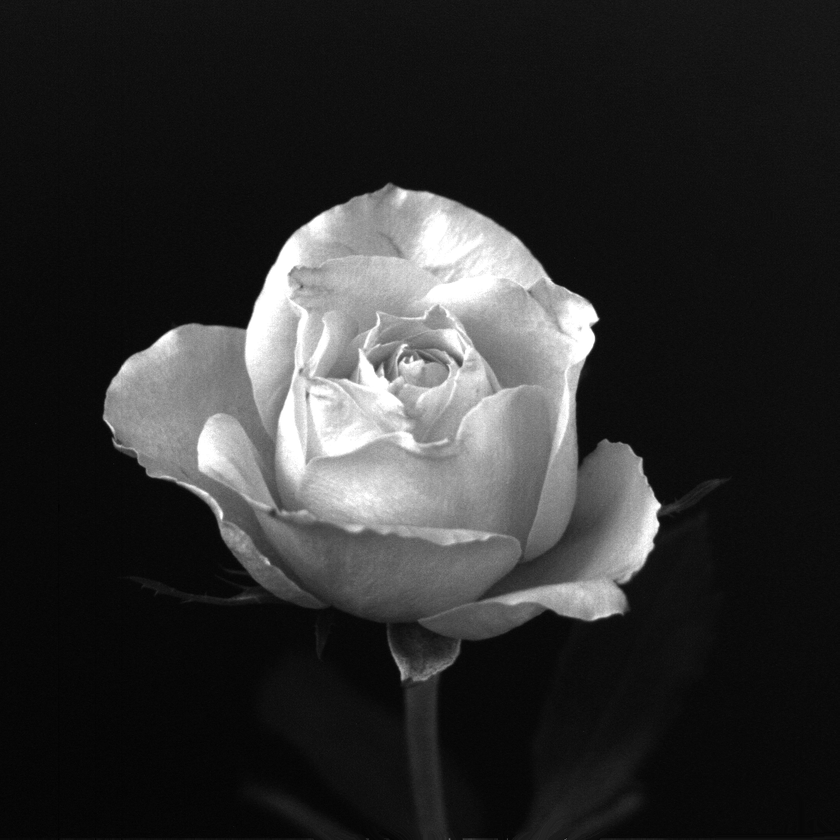
#> input picture DIP3E_Original_Images_CH02/Fig0219(rose1024).tif, 840 x 840 px, shrunk from 1024 x 1024 before the run; its folder holds only this picture in this run
$ python exercises.py
#> lines starting #> are read from the running program, lines starting #| are printed output that depends on the picture
"""
Exercises: Why Not Pixels
==========================
Stub functions for all six exercises.  Fill in the # YOUR CODE HERE sections.
Each function has a docstring explaining the goal and expected output.

Run this script to check your implementations.
"""

# --- Setup ---
from pathlib import Path
import numpy as np
import cv2
import matplotlib.pyplot as plt

CH02_DIR = Path(__file__).parent / '../../DIP3E_Original_Images_CH02'


# ── Exercise 1 ──────────────────────────────────────────────
def verify_orthogonality(vector: np.ndarray) -> float:
    """
    Mean-subtract the vector and return the dot product of the residual
    with [1,1,...,1].

    The result should be 0.0 (or very close to 0 due to floating point)
    for any input vector.

    Args:
        vector: A 1D numpy array of any length.

    Returns:
        The dot product of (vector - mean) with ones(len(vector)).
        Expected: ≈ 0.0 for all inputs.

    Example:
        >>> verify_orthogonality(np.array([10, 20, 30]))
        0.0
    """
    # YOUR CODE HERE
    pass


def exercise_1() -> None:
    """Test verify_orthogonality on 5 vectors of different lengths."""
    test_vectors = [
        np.array([10, 20, 30], dtype=float),
        np.array([255, 0, 128, 64], dtype=float),
        np.array([7.3, 2.1, 9.8], dtype=float),
        np.array([100, 200, 150, 50, 80, 120], dtype=float),
        np.array([1.0, 1.0, 1.0], dtype=float),
    ]
    print("=== Exercise 1: Verify Orthogonality ===")
    for v in test_vectors:
        dot = verify_orthogonality(v)
        status = "PASS ✓" if dot is not None and abs(dot) < 1e-10 else "FAIL ✗ (implement function)"
        print(f"  vector={v}  dot product={dot}  {status}")


# ── Exercise 2 ──────────────────────────────────────────────
def ccoeff_normed(patch: np.ndarray, template: np.ndarray) -> float:
    """
    Compute the CCOEFF_NORMED (Pearson correlation) between two patches.

    Args:
        patch: 1D array of pixel values.
        template: 1D array of pixel values (same length as patch).

    Returns:
        Pearson correlation coefficient in [-1, 1].
    """
    # YOUR CODE HERE
    pass


def exercise_2() -> None:
    """Show that CCOEFF_NORMED fails for non-uniform brightness offsets."""
    template = np.array([100, 150, 200], dtype=float)

    # Uniform offset (should give r = 1.0)
    uniform_patch = template + 50

    # Non-uniform offset (hint: add different amounts to each pixel)
    # YOUR CODE HERE
    non_uniform_patch = None   # replace with your implementation

    r_uniform     = ccoeff_normed(uniform_patch, template)
    r_non_uniform = ccoeff_normed(non_uniform_patch, template) if non_uniform_patch is not None else None

    print("\n=== Exercise 2: When Does CCOEFF_NORMED Fail? ===")
    print(f"  Uniform offset (+50):     r = {r_uniform}  (expected: 1.0)")
    print(f"  Non-uniform offset:       r = {r_non_uniform}  (expected: < 1.0)")


# ── Exercise 3 ──────────────────────────────────────────────
def exercise_3() -> None:
    """
    Run cv2.TM_SQDIFF_NORMED and cv2.TM_CCOEFF_NORMED on four scenes:
    original, brightness ×0.7, rotated 5°, scaled 90%.

    Print a comparison table showing which method handles which transform.

    Hint: For CCOEFF_NORMED, best match is at max_val, not min_val.
    """
    # Load image
    candidates = list(CH02_DIR.glob('*.tif')) + list(CH02_DIR.glob('*.png'))
    if candidates:
        scene = cv2.imread(str(candidates[0]), cv2.IMREAD_GRAYSCALE)
#> scene is the input picture: shape (840, 840); min 0, max 255, mean 46.8
    else:
        row = np.linspace(20, 240, 256)
        col = np.linspace(20, 200, 256)
        scene = (row[np.newaxis, :] * 0.5 + col[:, np.newaxis] * 0.5).astype(np.uint8)

    h, w   = scene.shape
#> h = 840; w = 840
    top    = h // 2 - 32
#> top = 388
    left   = w // 2 - 32
#> left = 388
    template = scene[top:top + 64, left:left + 64].copy()
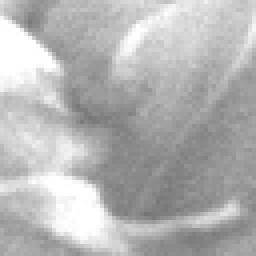
#> template: shape (64, 64) (shown 4 times larger); min 116, max 255, mean 180.4

    # YOUR CODE HERE
    # 1. Create the four transformed scenes (original, brightness, rotated, scaled)
    # 2. For each scene, run both TM_SQDIFF_NORMED and TM_CCOEFF_NORMED
    # 3. Read the score at (top, left) and print a comparison table

    print("\n=== Exercise 3: CCOEFF_NORMED on All Transforms ===")
    print("  (implement the function body)")


# ── Exercise 4 ──────────────────────────────────────────────
def gradient_magnitude_histogram(image: np.ndarray, n_bins: int = 10) -> np.ndarray:
    """
    Compute a histogram of gradient magnitudes for an image patch.

    This is a simple rotation-robust feature: rotation changes where the
    gradients are, but not how many of each magnitude exist.

    Args:
        image: 2D grayscale image patch (float32 or float64).
        n_bins: Number of histogram bins.

    Returns:
        Normalised histogram array of shape (n_bins,).
    """
    # Compute gradient magnitude
    # Hint: use np.diff on both axes, pad back to same size, then sqrt(gx^2 + gy^2)

    # YOUR CODE HERE
    pass


def exercise_4() -> None:
    """
    Test gradient_magnitude_histogram on T shapes at 0°, 15°, 45° and a circle.
    Show that T-shape histograms are similar and the circle differs.
    """
    def make_T_shape(size: int = 15, angle: float = 0.0) -> np.ndarray:
        img = np.zeros((size, size), dtype=np.float32)
        img[3, 3:12] = 200
        img[4, 3:12] = 200
        img[3:12, 7] = 200
        img[3:12, 8] = 200
        if angle != 0:
            centre = (size // 2, size // 2)
            M = cv2.getRotationMatrix2D(centre, angle, 1.0)
            img = cv2.warpAffine(img, M, (size, size), flags=cv2.INTER_LINEAR)
        return img

    t_0   = make_T_shape(angle=0)
    t_15  = make_T_shape(angle=15)
    t_45  = make_T_shape(angle=45)
    circle = np.zeros((15, 15), dtype=np.float32)
    cv2.circle(circle, (7, 7), 5, 200, 2)

    shapes = [(t_0, 'T (0°)'), (t_15, 'T (15°)'), (t_45, 'T (45°)'), (circle, 'Circle')]

    print("\n=== Exercise 4: Gradient Magnitude Histograms ===")
    histograms = {}
    for img, name in shapes:
        hist = gradient_magnitude_histogram(img)
        histograms[name] = hist
        print(f"  {name}: {hist}")

    # YOUR CODE HERE — also plot the histograms side by side


# ── Exercise 5 ──────────────────────────────────────────────
def exercise_5() -> None:
    """
    Compute pairwise SSD distance matrix for 5 shapes:
    T at 0°, 30°, 60°, L-shape, circle.

    Visualise as a heatmap and observe that pixel distance ≠ semantic distance.
    """
    def make_T_shape(size: int = 15, angle: float = 0.0) -> np.ndarray:
        img = np.zeros((size, size), dtype=np.float32)
        img[3, 3:12] = 200; img[4, 3:12] = 200
        img[3:12, 7] = 200; img[3:12, 8] = 200
        if angle != 0:
            M = cv2.getRotationMatrix2D((size // 2, size // 2), angle, 1.0)
            img = cv2.warpAffine(img, M, (size, size), flags=cv2.INTER_LINEAR)
        return img

    # YOUR CODE HERE
    # 1. Create t_0, t_30, t_60, l_shape, circle (all 15×15 float32)
    # 2. Compute 5×5 pairwise SSD matrix
    # 3. Plot as heatmap with labels
    # 4. Print observation: T shapes are not closer to each other than to other shapes

    print("\n=== Exercise 5: Pairwise SSD Distance Matrix ===")
    print("  (implement the function body)")


# ── Exercise 6 ──────────────────────────────────────────────
def exercise_6() -> None:
    """
    Quantize a continuous [0, 1] signal to 8-bit, 12-bit, and 16-bit.
    Count unique values and plot histograms.

    Expected: 8-bit retains ~256 unique values; 12-bit and 16-bit retain all 1000.
    """
    signal = np.linspace(0.0, 1.0, 1000, dtype=np.float32)

    print("\n=== Exercise 6: Quantization vs Bit Depth ===")
    for bits in [8, 12, 16]:
        # YOUR CODE HERE
        # quantized = ?
        # unique_count = ?
        quantized    = None
        unique_count = None
        print(f"  {bits}-bit ({2**bits} levels): unique values preserved = {unique_count}")

    # YOUR CODE HERE — also plot three histograms side by side


# ── Run all exercises ───────────────────────────────────────
if __name__ == '__main__':
    exercise_1()
    exercise_2()
    exercise_3()
    exercise_4()
    exercise_5()
    exercise_6()
